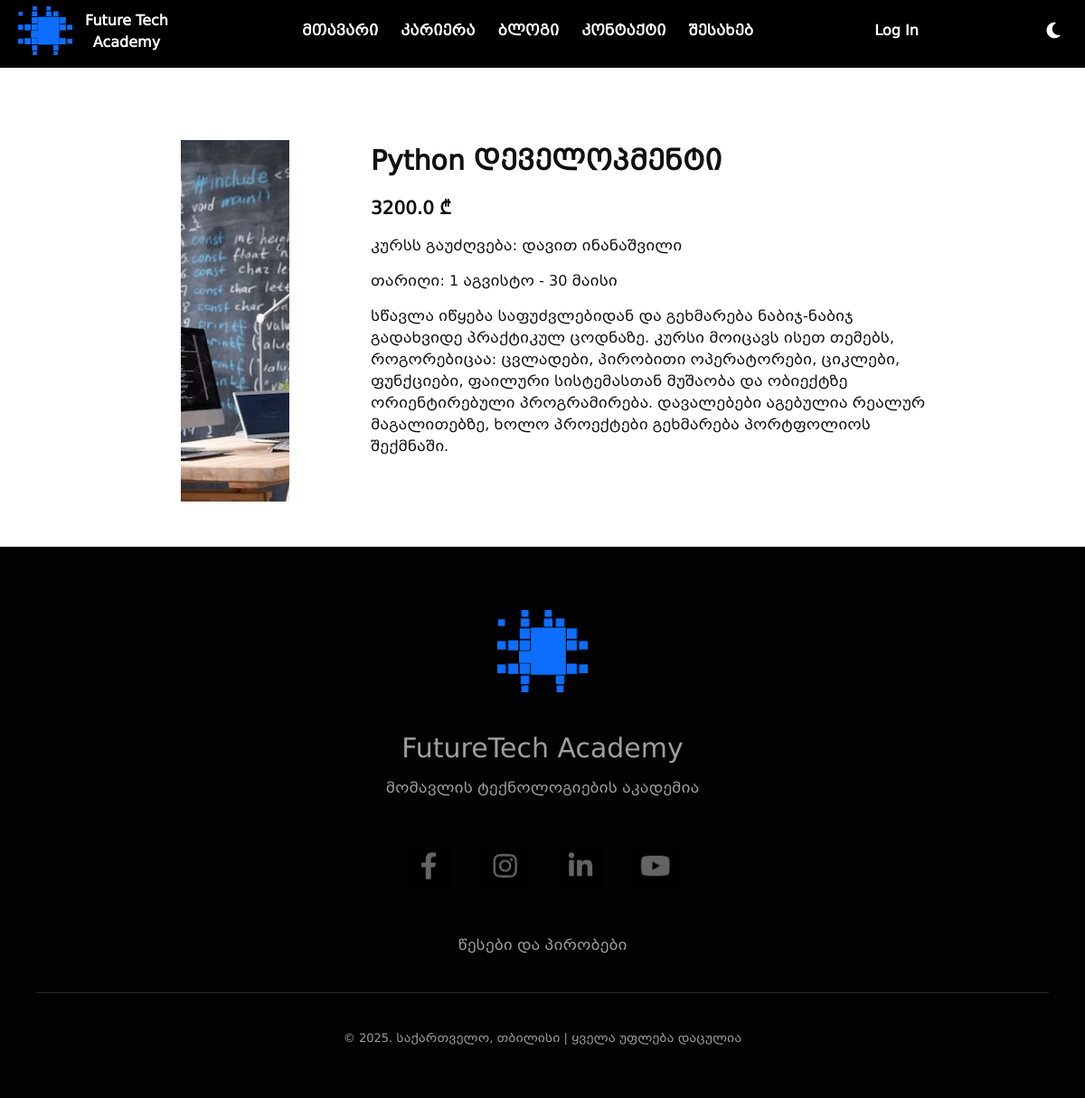
Screenshot of /view/1 with the database file from the repository.
### src/models/course.py (models this page shows, shortened)
class Course(BaseModel):
    __tablename__ = "courses"
    id = db.Column(db.Integer, primary_key=True)
    name = db.Column(db.String(100))
    price = db.Column(db.Float)
    prof = db.Column(db.String(100))
    img = db.Column(db.String(300))
    description = db.Column(db.String(1000))
    date = db.Column(db.String(50))
    user_courses = db.relationship("UserCourse", back_populates="course")

### src/views/course/routes.py (the view)
@course_blueprint.route("/view/<int:courses_id>")
def view_course(courses_id):
    chosen_course = Course.query.get(courses_id)
    return render_template("course/view_course.html", course=chosen_course)

### src/templates/course/view_course.html (shortened to what this page needs)
{% extends "partials/base.html" %}
{% block content %}
<div class="header-div" style="display: block; background-color: black;"></div>
<div class="course-info">
    <div class="prof"><img src="/static/upload/{{ course.img }}" alt="Course Professor"></div>
    <div class="course-description">
        <div class="title">{{ course.name }}</div>
        <div class="price">{{ course.price }} ₾</div>
        <div class="prof-name">კურსს გაუძღვება: {{ course.prof }}</div>
        <div class="date">თარიღი: {{ course.date }}</div>
        <div class="course-information">{{ course.description }}</div>
    </div>
</div>
{% endblock %}

### src/static/styles/css/style.css (style rules this page uses)
body { background-color: #fff; color: #111; }
* { margin: 0; padding: 0; box-sizing: border-box; }
body { font-family: "BPG Mrgvlovani Caps"; text-align: center; }
.header-div { display: none; height: 75px; background-color: transparent; }
.course-info { display: flex; justify-content: center; display: flex; padding: 80px 160px 50px 200px; width: 100%; gap: 90px; }
.course-info .prof { width: 400px; height: 400px; overflow: hidden; }
.course-info .prof img { width: 400px; height: 400px; -o-object-fit: cover; object-fit: cover; }
.course-info .course-description { max-width: 630px; text-align: left; display: flex; flex-direction: column; gap: 15px; }
.course-info .course-description .title { font-size: 30px; font-weight: bold; }
.course-info .course-description .price { font-size: 20px; font-weight: bold; }
.course-info .course-description .course-information, .course-info .course-description .prof-name, .course-info .course-description .date { font-family: "BPG Mrgvlovani"; }

### rows the page displays
Course: img (picture), name "Python დეველოპმენტი", price "3200.0", prof "დავით ინანაშვილი", date "1 აგვისტო - 30 მაისი", description "სწავლა იწყება საფუძვლებიდან და გეხმარება ნაბიჯ-ნაბიჯ გადახვიდე პრაქტიკულ ცოდნაზე. კურსი მოიცავს ისეთ თემებს, როგორებიცაა: ცვლადები, პირობითი ოპერატორები, ციკლები, ფუნქციები, ფაილური სისტემასთან მუშაობა და ობიექტზე ორიენტირებული პროგრამირება. დავალებები აგებულია რეალურ მაგალითებზე, ხოლო პროექტები გეხმარება პორტფოლიოს შექმნაში."
